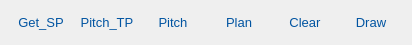
             <widget class="QWidget" name="widget_5" native="true">
              <property name="minimumSize">
               <size>
                <width>0</width>
                <height>45</height>
               </size>
              </property>
              <property name="maximumSize">
               <size>
                <width>1600000</width>
                <height>45</height>
               </size>
              </property>
              <layout class="QHBoxLayout" name="horizontalLayout_41">
               <item>
                <widget class="QPushButton" name="btn_getSP">
                 <property name="styleSheet">
                  <string notr="true">QPushButton { 
    color: rgb(1, 84, 161) ;
    font-size:13px;
    width:60px;
	height:30px;
    border:none;
}
QPushButton:hover{
     color: rgb(1, 84, 161) ;
     font-size:14px;
}
QPushButton:pressed{
	color: rgb(255, 26, 68) ;
	background-color: rgb(170, 255, 0);
}</string>
                 </property>
                 <property name="text">
                  <string>Get_SP</string>
                 </property>
                </widget>
               </item>
               <item>
                <widget class="QPushButton" name="btn_getTP">
                 <property name="cursor">
                  <cursorShape>ArrowCursor</cursorShape>
                 </property>
                 <property name="mouseTracking">
                  <bool>false</bool>
                 </property>
                 <property name="focusPolicy">
                  <enum>Qt::StrongFocus</enum>
                 </property>
                 <property name="styleSheet">
                  <string notr="true">QPushButton { 
    color: rgb(1, 84, 161) ;
    font-size:13px;
    width:60px;
	height:30px;
    border:none;
}
QPushButton:hover{
     color: rgb(1, 84, 161) ;
     font-size:14px;
}
QPushButton:pressed{
	color: rgb(255, 26, 68) ;
	background-color: rgb(170, 255, 0);
}</string>
                 </property>
                 <property name="text">
                  <string>Pitch_TP</string>
                 </property>
                 <property name="flat">
                  <bool>false</bool>
                 </property>
                </widget>
               </item>
               <item>
                <widget class="QPushButton" name="btn_pitch">
                 <property name="styleSheet">
                  <string notr="true">QPushButton { 
    color: rgb(1, 84, 161) ;
    font-size:13px;
    width:60px;
	height:30px;
    border:none;

}
QPushButton:hover{
     color: rgb(1, 84, 161) ;
     font-size:14px;
}
QPushButton:pressed{
	color: rgb(255, 26, 68) ;
	background-color: rgb(170, 255, 0);
}</string>
                 </property>
                 <property name="text">
                  <string>Pitch</string>
                 </property>
                </widget>
               </item>
               <item>
                <widget class="QPushButton" name="btn_plan">
                 <property name="styleSheet">
                  <string notr="true">QPushButton { 
    color: rgb(1, 84, 161) ;
    font-size:13px;
    width:60px;
	height:30px;
    border:none;
}
QPushButton:hover{
     color: rgb(1, 84, 161) ;
     font-size:14px;
}
QPushButton:pressed{
	color: rgb(255, 26, 68) ;
	background-color: rgb(170, 255, 0);
}</string>
                 </property>
                 <property name="text">
                  <string>Plan</string>
                 </property>
                </widget>
               </item>
               <item>
                <widget class="QPushButton" name="btn_clear">
                 <property name="styleSheet">
                  <string notr="true">QPushButton { 
    color: rgb(1, 84, 161) ;
    font-size:13px;
    width:60px;
	height:30px;
    border:none;
}
QPushButton:hover{
     color: rgb(1, 84, 161) ;
     font-size:14px;
}
QPushButton:pressed{
	color: rgb(255, 26, 68) ;
	background-color: rgb(170, 255, 0);
}</string>
                 </property>
                 <property name="text">
                  <string>Clear</string>
                 </property>
                </widget>
               </item>
               <item>
                <widget class="QPushButton" name="btn_draw">
                 <property name="styleSheet">
                  <string notr="true">QPushButton { 
    color: rgb(1, 84, 161) ;
    font-size:13px;
    width:60px;
	height:30px;
    border:none;
}
QPushButton:hover{
     color: rgb(1, 84, 161) ;
     font-size:14px;
}
QPushButton:pressed{
	color: rgb(255, 26, 68) ;
	background-color: rgb(170, 255, 0);
}</string>
                 </property>
                 <property name="text">
                  <string>Draw</string>
                 </property>
                </widget>
               </item>
              </layout>
             </widget>
